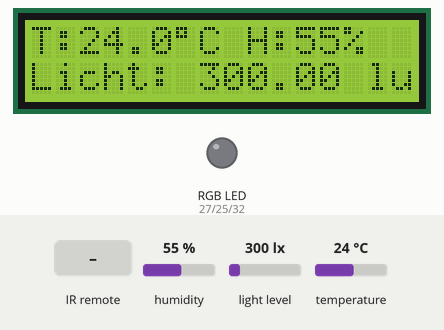
Recording of a sketch running on a simulated ESP32. Shown: 16×2 character LCD, an RGB LED mixed from three pins (HIGH = lit). Inputs (shaded band) come from the test bench; at power-on: humidity 55 %, light level 300 lx, temperature 24 °C. WiFi joins after 1.5 s; servers stay silent unless stated; what the sketch prints to the serial monitor is not drawn.

Above: at 10.6 s.
10.7 s: infrared code 0xFF6897 received
At 11.7 s:
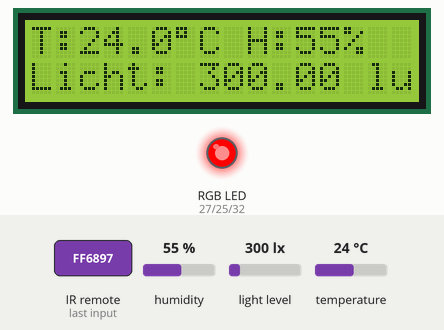
12.2 s: infrared code 0xFF30CF received
At 12.7 s:
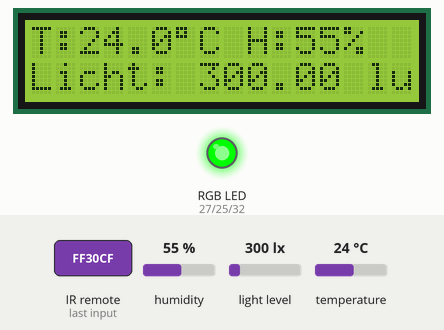
13.7 s: infrared code 0xFF18E7 received
At 14.1 s:
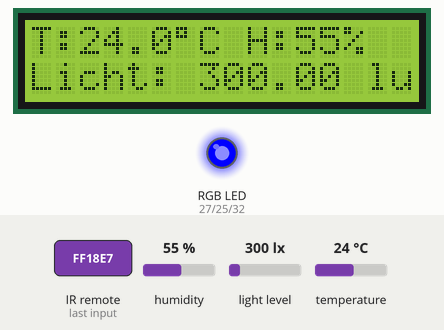
15.2 s: infrared code 0xFF7A85 received
At 16.1 s:
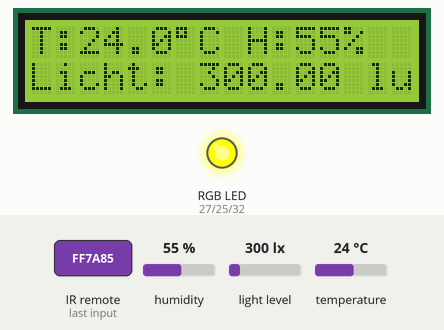
16.7 s: infrared code 0xFF10EF received
At 17.5 s:
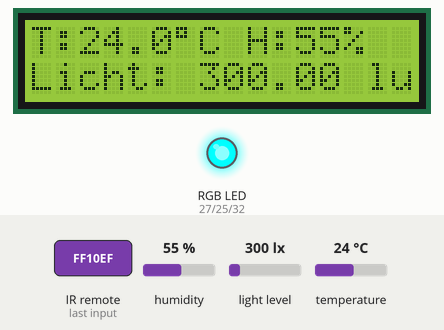
18.2 s: infrared code 0xFF38C7 received
At 18.5 s:
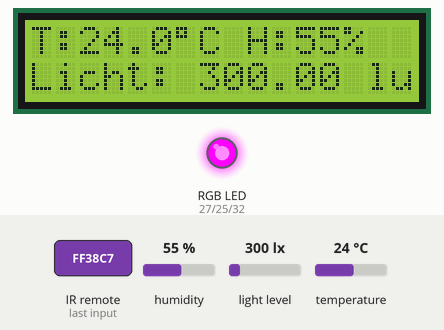
Timing chart, 0 to 20.7 s (numbered marks = the images above; inputs shaded):
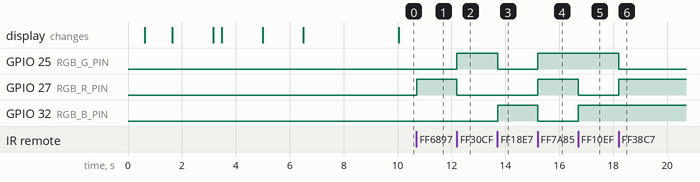

Measured:
- after the input at 10.7 s, GPIO 27 (RGB_R_PIN): LOW → HIGH at once
- after the input at 12.2 s, GPIO 25 (RGB_G_PIN): LOW → HIGH at once; GPIO 27 (RGB_R_PIN): HIGH → LOW at once
- after the input at 13.7 s, GPIO 25 (RGB_G_PIN): HIGH → LOW at once; GPIO 32 (RGB_B_PIN): LOW → HIGH at once
- after the input at 15.2 s, GPIO 25 (RGB_G_PIN), GPIO 27 (RGB_R_PIN): LOW → HIGH at once; GPIO 32 (RGB_B_PIN): HIGH → LOW at once
- after the input at 16.7 s, GPIO 27 (RGB_R_PIN): HIGH → LOW at once; GPIO 32 (RGB_B_PIN): LOW → HIGH at once
- after the input at 18.2 s, GPIO 25 (RGB_G_PIN): HIGH → LOW at once; GPIO 27 (RGB_R_PIN): LOW → HIGH at once

The sketch:

Eindopdracht-sensoren.ino
```cpp
// =========================================================================
//  ESP32 Multi-Sensor Project met Blynk, LCD, IR, DHT11, BH1750, RGB LED
// =========================================================================
// Dit project leest data van diverse sensoren (temperatuur, luchtvochtigheid,
// lichtintensiteit), toont deze op een LCD en stuurt ze naar Blynk.
// Het kan ook een RGB LED aansturen via een IR afstandsbediening en Blynk.
// =========================================================================

// == BIBLIOTHEKEN (INCLUDES) ==
#include <Wire.h>               // Nodig voor I2C communicatie (LCD, BH1750)
#include <BH1750.h>             // Bibliotheek voor BH1750 lichtsensor
#include <DHT.h>                // Bibliotheek voor DHT temperatuur/vochtigheidssensor
#include <IRremoteESP8266.h>    // Bibliotheek voor IR communicatie op ESP32/ESP8266
#include <IRrecv.h>             // Specifiek voor IR ontvangen
#include <IRutils.h>            // Hulpmiddelen voor IR data
#include <LiquidCrystal_I2C.h>  // Bibliotheek voor I2C LCD display
#include <WiFi.h>               // Bibliotheek voor WiFi verbinding
#include <WiFiClient.h>         // Bibliotheek voor WiFi client functionaliteit

// == BLYNK CONFIGURATIE ==
#define BLYNK_TEMPLATE_ID "user1"                            // Vervang indien nodig
#define BLYNK_TEMPLATE_NAME "user1@server.wyns.it"           // Vervang indien nodig
#define BLYNK_AUTH_TOKEN "E67S7HMjQmUg3rCEgPSyuaFuGu9zM2cx"  // Jouw Blynk Authenticatie Token
#define BLYNK_PRINT Serial                                   // Gebruik Serial Monitor voor Blynk debug output

#include <BlynkSimpleEsp32.h>  // Blynk bibliotheek (na BLYNK_ defines includen)

// == WIFI CONFIGURATIE ==
char ssid[] = "Pixel 5 van Dwd";         // SSID (naam) van jouw WiFi netwerk
char pass[] = "DwdphoneWifi";            // Wachtwoord van jouw WiFi netwerk
char blynk_server[] = "server.wyns.it";  // Adres van de custom Blynk server
uint16_t blynk_port = 8081;              // Poort van de custom Blynk server

// == PIN DEFINITIES ==
// Let op: Controleer of deze pinnen correct zijn voor jouw ESP32 bord/layout!
#define IR_RECV_PIN 4   // GPIO pin waar de DATA pin (OUT) van de VS1838B op is aangesloten
#define DHT_PIN 16      // GPIO pin waar de DATA pin van de DHT sensor op is aangesloten
#define DHT_TYPE DHT11  // Type DHT sensor (DHT11 of DHT22)
#define RGB_R_PIN 27    // GPIO pin voor de RODE anode/cathode van de RGB LED (PWM capabel)
#define RGB_G_PIN 25    // GPIO pin voor de GROENE anode/cathode van de RGB LED (PWM capabel)
#define RGB_B_PIN 32    // GPIO pin voor de BLAUWE anode/cathode van de RGB LED (PWM capabel)
// Standaard I2C pinnen op de meeste ESP32 borden: SDA = GPIO 21, SCL = GPIO 22

// == SENSOR & DISPLAY OBJECTEN ==
IRrecv irrecv(IR_RECV_PIN);          // Maak een IR ontvanger object aan
decode_results irResults;            // Struct om gedecodeerde IR data op te slaan
DHT dht(DHT_PIN, DHT_TYPE);          // Maak een DHT sensor object aan
BH1750 lightMeter;                   // Maak een BH1750 lichtsensor object aan (gebruikt standaard I2C adres 0x23)
LiquidCrystal_I2C lcd(0x27, 16, 2);  // Maak een LCD object aan (I2C adres 0x27, 16 kolommen, 2 rijen)

// == BLYNK VIRTUELE PINNEN ==
// Definieer welke virtuele pin in de Blynk app correspondeert met welke data
#define VPIN_TEMP V1  // Virtuele Pin voor Temperatuur
#define VPIN_HUM V2   // Virtuele Pin voor Luchtvochtigheid
#define VPIN_LUX V3   // Virtuele Pin voor Lichtintensiteit (Lux)
#define VPIN_RGB V4   // Virtuele Pin voor RGB Kleur (bijv. ZeRGBa widget)

// == TIMING VARIABELEN ==
// Voor het niet-blokkerend uitlezen van sensoren
const unsigned long sensorInterval = 5000;  // Interval in milliseconden (5000 ms = 5 seconden)
unsigned long laatsteSensorUpdate = 0;      // Houdt bij wanneer de sensoren voor het laatst zijn gelezen

// =========================================================================
//  SETUP FUNCTIE - Wordt één keer uitgevoerd bij opstarten/reset
// =========================================================================
void setup() {
  // Start seriële communicatie voor debuggen
  Serial.begin(115200);
  Serial.println("\n\n--- ESP32 Multi-Sensor Initialisatie Start ---");

  // Initialiseer I2C bus (nodig voor LCD & BH1750)
  Wire.begin();
  Serial.println("I2C Bus Geïnitialiseerd.");

  // Initialiseer LCD display
  lcd.init();                     // Initialiseer het LCD scherm
  lcd.backlight();                // Zet de achtergrondverlichting aan
  lcd.print("Initialiseren...");  // Toon opstartbericht
  Serial.println("LCD Geïnitialiseerd.");

  // Initialiseer DHT sensor
  dht.begin();
  Serial.println("DHT Sensor Geïnitialiseerd.");

  // Initialiseer BH1750 lichtsensor
  // Gebruik HIGH_RES_MODE voor betere nauwkeurigheid
  if (lightMeter.begin(BH1750::CONTINUOUS_HIGH_RES_MODE)) {
    Serial.println("BH1750 Lichtsensor Geïnitialiseerd.");
  } else {
    Serial.println("!! FOUT: BH1750 Initialisatie Mislukt!");
    lcd.setCursor(0, 1);
    lcd.print("BH1750 Fout!");
    // Hier zou je kunnen kiezen om de code te stoppen of een foutstatus te behouden
  }

  // Maak verbinding met WiFi
  setupWifi();  // Deze functie handelt ook output naar Serial/LCD af

  // Configureer en verbind met Blynk server (pas NA succesvolle WiFi verbinding)
  if (WiFi.status() == WL_CONNECTED) {
    Serial.println("WiFi verbonden, configureren van Blynk...");
    lcd.clear();
    lcd.print("Blynk Config...");
    Blynk.config(BLYNK_AUTH_TOKEN, blynk_server, blynk_port);

    // Probeer te verbinden met Blynk (met een korte timeout)
    // Blynk.connect() kan blokkeren, dus gebruik met voorzichtigheid of timeout
    bool blynkConnected = Blynk.connect(3000);  // Probeer 3 seconden te verbinden

    if (blynkConnected) {
      Serial.println("Verbonden met Blynk server!");
      lcd.clear();
      lcd.print("Blynk Verbonden");
      delay(1500);  // Toon bericht even
    } else {
      Serial.println("!! FOUT: Kon niet verbinden met Blynk server binnen timeout.");
      lcd.clear();
      lcd.print("Blynk Fout!");
      delay(1500);  // Toon foutmelding even
    }
  } else {
    Serial.println("!! FOUT: Geen WiFi verbinding, kan Blynk niet configureren.");
    lcd.clear();
    lcd.print("Blynk Fout!");
    lcd.setCursor(0, 1);
    lcd.print("Geen WiFi");
    delay(1500);
  }


  // Start de IR ontvanger
  irrecv.enableIRIn();  // Zet de IR ontvanger aan
  Serial.println("IR Ontvanger Geactiveerd.");

  // Configureer de pinnen voor de RGB LED als OUTPUT
  pinMode(RGB_R_PIN, OUTPUT);
  pinMode(RGB_G_PIN, OUTPUT);
  pinMode(RGB_B_PIN, OUTPUT);
  setRGB(0, 0, 0);  // Begin met de LED uit
  Serial.println("RGB LED Pinnen Geconfigureerd.");

  // Initialiseer de timer voor sensor updates
  laatsteSensorUpdate = millis();
  Serial.println("--- Setup Voltooid ---");
  lcd.clear();
  lcd.print("Systeem Gereed");
  delay(1500);  // Toon bericht even
  lcd.clear();  // Maak LCD leeg voor sensor data
}

// =========================================================================
//  LOOP FUNCTIE - Wordt continu herhaald na setup()
// =========================================================================
void loop() {
  // Voer Blynk taken uit (communicatie met server, widget updates)
  // Doe dit alleen als er een actieve verbinding is om crashes te voorkomen
  if (Blynk.connected()) {
    Blynk.run();
  } else {
    // Optioneel: Probeer hier opnieuw te verbinden als de verbinding verbroken is.
    // Wees voorzichtig, Blynk.connect() kan lang blokkeren.
    Serial.println("Blynk verbinding verloren, probeer opnieuw...");
    Blynk.connect(3000);  // Probeer kort opnieuw te verbinden
  }


  // Controleer continu op inkomende IR signalen
  readIRRemote();

  // Controleer of het tijd is om sensor data te lezen en te updaten
  // Dit gebeurt niet-blokkerend dankzij millis() timing
  if (millis() - laatsteSensorUpdate >= sensorInterval) {
    updateEnvironmentData();         // Roep de functie aan om data te verwerken
    laatsteSensorUpdate = millis();  // Reset de timer voor de volgende interval
  }

  // Een kleine vertraging om te voorkomen dat de loop te snel draait
  // en de CPU onnodig belast. Kan aangepast worden indien nodig.
  delay(10);
}

// =========================================================================
//  FUNCTIE: setupWifi - Maakt verbinding met het WiFi netwerk
// =========================================================================
void setupWifi() {
  Serial.print("Verbinden met WiFi: ");
  Serial.println(ssid);
  lcd.clear();
  lcd.print("Verbinden met:");
  lcd.setCursor(0, 1);
  lcd.print(ssid);

  WiFi.begin(ssid, pass);  // Start de WiFi verbinding

  int wifi_attempts = 0;
  // Wacht tot de verbinding is gemaakt (met een maximum aantal pogingen)
  while (WiFi.status() != WL_CONNECTED && wifi_attempts < 30) {  // Max ~15 seconden
    delay(500);
    Serial.print(".");
    lcd.print(".");
    wifi_attempts++;
  }

  // Controleer of de verbinding succesvol was
  if (WiFi.status() == WL_CONNECTED) {
    Serial.println("\nWiFi verbonden!");
    Serial.print("IP-adres: ");
    Serial.println(WiFi.localIP());  // Print het verkregen IP adres
    lcd.clear();
    lcd.print("WiFi Verbonden!");
    lcd.setCursor(0, 1);
    lcd.print(WiFi.localIP());
    delay(1500);  // Toon IP even op LCD
  } else {
    Serial.println("\n!! FOUT: Kon geen WiFi verbinding maken!");
    lcd.clear();
    lcd.print("WiFi Fout!");
  }
}

// =========================================================================
//  FUNCTIE: readIRRemote - Leest IR codes en stelt RGB kleur in
// =========================================================================
void readIRRemote() {
  // Controleer of er een IR code is ontvangen en gedecodeerd
  if (irrecv.decode(&irResults)) {
    Serial.print("IR Code Ontvangen: 0x");  // Print hex code voor debuggen
    Serial.println(irResults.value, HEX);

    // Verwerk de code met een switch statement
    // De 'case' waarden zijn de HEX codes die JIJ hebt opgenomen van JOUW afstandsbediening
    switch (irResults.value) {
      // --- Cijfer Knoppen ---
      case 0xFF6897: setRGB(255, 0, 0); break;      // 0 -> Rood
      case 0xFF30CF: setRGB(0, 255, 0); break;      // 1 -> Groen
      case 0xFF18E7: setRGB(0, 0, 255); break;      // 2 -> Blauw
      case 0xFF7A85: setRGB(255, 255, 0); break;    // 3 -> Geel
      case 0xFF10EF: setRGB(0, 255, 255); break;    // 4 -> Cyaan
      case 0xFF38C7: setRGB(255, 0, 255); break;    // 5 -> Magenta
      case 0xFF5AA5: setRGB(255, 255, 255); break;  // 6 -> Wit
      case 0xFF42BD: setRGB(255, 100, 0); break;    // 7 -> Oranje
      case 0xFF4AB5: setRGB(128, 0, 128); break;    // 8 -> Paars
      case 0xFF52AD:
        setRGB(0, 128, 128);
        break;  // 9 -> Teal (Blauwgroen)

      // --- Symbool/Functie Knoppen ---
      case 0xFFE01F: setRGB(100, 100, 100); break;  // - -> Grijs (Gedimd Wit)
      case 0xFFA857: setRGB(150, 255, 255); break;  // + -> Helder Cyaan
      case 0xFF906F: setRGB(255, 105, 180); break;  // EQ -> Roze
      case 0xFF22DD: setRGB(150, 255, 0); break;    // < -> Lime Groen
      case 0xFF02FD: setRGB(0, 150, 255); break;    // > -> Hemelsblauw
      case 0xFFC23D: setRGB(255, 180, 0); break;    // Start -> Goud
      case 0xFF9867: setRGB(75, 0, 130); break;     // 100+ -> Indigo
      case 0xFFB04F:
        setRGB(238, 130, 238);
        break;  // 200+ (of 100-) -> Violet

      // --- Kanaal Knoppen ---
      case 0xFFA25D: setRGB(139, 0, 0); break;  // CH- -> Donkerrood
      case 0xFFE21D: setRGB(0, 100, 0); break;  // CH+ -> Donkergroen
      case 0xFF629D:
        setRGB(0, 0, 128);
        break;  // CH -> Marineblauw

      // --- Speciaal: Herhaal Code ---
      case 0xFFFFFFFF:  // Standaard NEC herhaalcode (wanneer knop ingedrukt blijft)
        Serial.println("IR: Herhaal signaal");
        // Meestal geen actie nodig bij herhaling, dus alleen 'break'
        break;

      // --- Standaard: Onbekende Code ---
      default:
        Serial.println("IR: Onbekende knop code");
        // Optioneel: Zet LED uit of naar een standaard kleur
        // setRGB(0, 0, 0); // Voorbeeld: LED uit bij onbekende code
        break;
    }
    // Bereid de ontvanger voor op het volgende signaal
    irrecv.resume();
  }
}

// =========================================================================
//  FUNCTIE: updateEnvironmentData - Leest sensoren, update LCD & Blynk
// =========================================================================
void updateEnvironmentData() {
  // Lees Temperatuur & Vochtigheid van DHT sensor
  float temp = dht.readTemperature();  // Lees temperatuur in graden Celsius
  float hum = dht.readHumidity();      // Lees relatieve luchtvochtigheid in %

  // Lees Lichtintensiteit van BH1750 sensor
  float lux = -1.0;  // Initialiseer op ongeldige waarde
  // Controleer of er een nieuwe meting beschikbaar is (voor continuous mode)
  if (lightMeter.measurementReady()) {
    lux = lightMeter.readLightLevel();  // Lees lichtniveau in Lux
  }

  // --- Update LCD Display ---
  lcd.clear();          // Maak LCD leeg voor nieuwe data
  lcd.setCursor(0, 0);  // Zet cursor op eerste regel, eerste positie
  lcd.print("T:");
  if (!isnan(temp)) {      // Alleen printen als de waarde geldig is
    lcd.print(temp, 1);    // Print temperatuur met 1 decimaal
    lcd.print((char)223);  // Graden symbool °
    lcd.print("C");
  } else {
    lcd.print("---");  // Toon streepjes bij ongeldige meeting
  }

  lcd.print(" H:");
  if (!isnan(hum)) {    // Alleen printen als de waarde geldig is
    lcd.print(hum, 0);  // Print luchtvochtigheid zonder decimalen
    lcd.print("%");
  } else {
    lcd.print("---");  // Toon streepjes bij ongeldige meeting
  }

  lcd.setCursor(0, 1);  // Zet cursor op tweede regel, eerste positie
  lcd.print("Licht: ");
  if (lux >= 0) {    // Alleen printen als de waarde geldig is (niet -1)
    lcd.print(lux);  // Print Lux waarde zonder decimalen
    lcd.print(" lux");
  } else {
    lcd.print("--- lux");  // Toon streepjes bij ongeldige meeting
  }

  // --- Update Serial Monitor ---
  Serial.print(" Sensor Data: ");
  if (!isnan(temp)) {
    Serial.print("Temp=");
    Serial.print(temp);
    Serial.print("C ");
  } else {
    Serial.print("Temp=Error ");
  }
  if (!isnan(hum)) {
    Serial.print("Hum=");
    Serial.print(hum);
    Serial.print("% ");
  } else {
    Serial.print("Hum=Error ");
  }
  if (lux >= 0) {
    Serial.print("Lichtniveau=");
    Serial.print(lux);
    Serial.print("lux");
  } else {
    Serial.print("Lux=Error");
  }
  Serial.println();  // Nieuwe regel na sensor data

  // --- Update Blynk (alleen als verbonden en data geldig is) ---
  if (Blynk.connected()) {
    if (!isnan(temp)) {
      Blynk.virtualWrite(VPIN_TEMP, temp);  // Stuur temperatuur naar Blynk
    }
    if (!isnan(hum)) {
      Blynk.virtualWrite(VPIN_HUM, hum);  // Stuur luchtvochtigheid naar Blynk
    }
    if (lux >= 0) {
      Blynk.virtualWrite(VPIN_LUX, lux);  // Stuur lichtintensiteit naar Blynk
    }
  }
}

// =========================================================================
//  FUNCTIE: setRGB - Stelt de kleur van de RGB LED in
// =========================================================================
// Parameters:
//  r: Rood intensiteit (0-255)
//  g: Groen intensiteit (0-255)
//  b: Blauw intensiteit (0-255)
void setRGB(int r, int g, int b) {
  // Optioneel: Beperk waarden tot 0-255 bereik voor veiligheid
  r = constrain(r, 0, 255);
  g = constrain(g, 0, 255);
  b = constrain(b, 0, 255);

  // Stuur PWM signaal naar de respectievelijke LED pinnen
  // Aanname: Common Cathode LED (LOW = uit, HIGH = aan -> 0 = uit, 255 = max)
  // Als je een Common Anode LED hebt, moet je de waarden omkeren: (255 - r), etc.
  analogWrite(RGB_R_PIN, r);
  analogWrite(RGB_G_PIN, g);
  analogWrite(RGB_B_PIN, b);

  // Optioneel: Print ingestelde kleur naar Serial Monitor
  // Serial.printf("RGB ingesteld op: R=%d, G=%d, B=%d\n", r, g, b);
}

// =========================================================================
//  BLYNK FUNCTIE: BLYNK_WRITE - Wordt aangeroepen als widget op VPIN_RGB verandert
// =========================================================================
// Deze functie wordt uitgevoerd wanneer de waarde van een widget die is gekoppeld
// aan VPIN_RGB (bijv. een ZeRGBa kleurenkiezer) in de Blynk app verandert.
BLYNK_WRITE(VPIN_RGB) {
  // Haal de kleurwaarden (Rood, Groen, Blauw) op uit de parameter array
  // Blynk stuurt voor ZeRGBa meestal de waarden als R, G, B in param[0], param[1], param[2]
  int red = param[0].asInt();    // Haal Rood waarde op
  int green = param[1].asInt();  // Haal Groen waarde op
  int blue = param[2].asInt();   // Haal Blauw waarde op

  // Stel de RGB LED in op de ontvangen kleur
  setRGB(red, green, blue);

  Serial.println("RGB Kleur Aangepast via Blynk App.");
}

// =========================================================================
//                            EINDE VAN DE CODE
// =========================================================================
```
